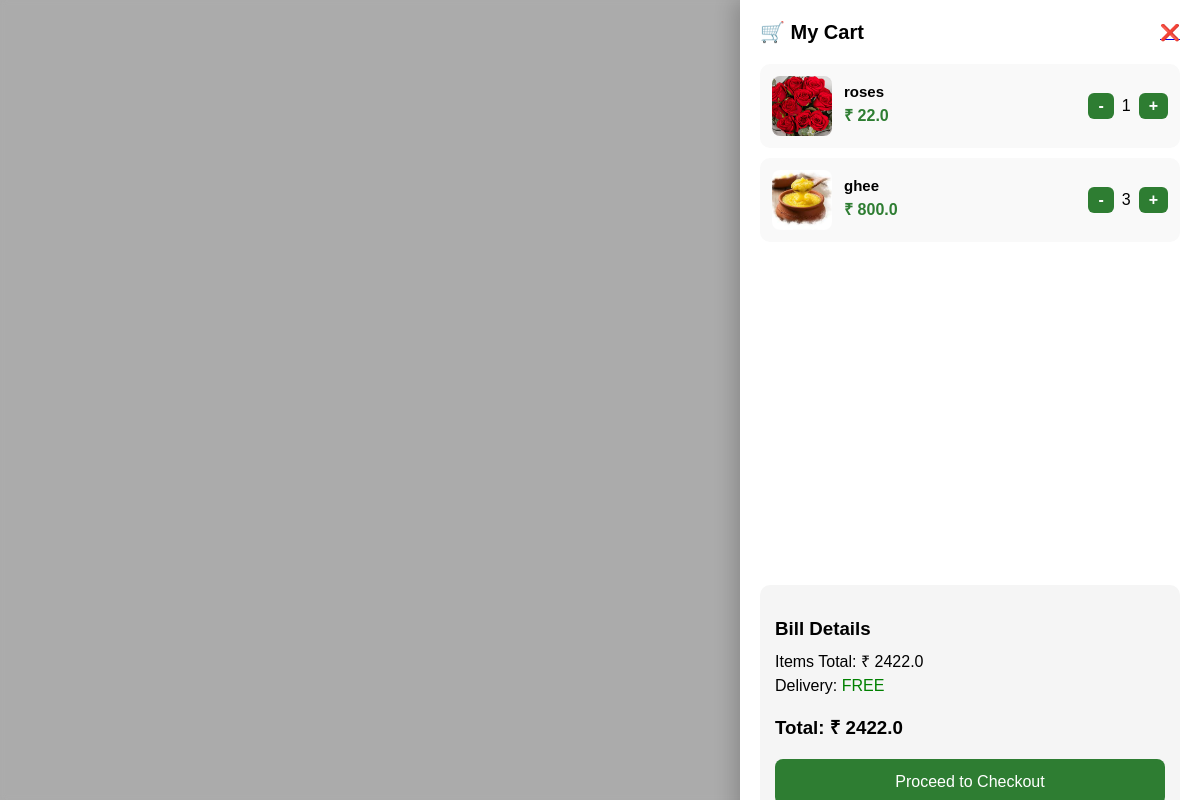
/cart (signed in), run on the app's committed database.
### models.py (models this page shows)
class Cart(db.Model):
    id = db.Column(db.Integer, primary_key=True)
    user_id = db.Column(db.Integer)
    product_id = db.Column(db.Integer)
    quantity = db.Column(db.Integer)

class Product(db.Model):
    id = db.Column(db.Integer, primary_key=True)
    name = db.Column(db.String(100))
    price = db.Column(db.Float)
    description = db.Column(db.Text)
    category = db.Column(db.String(100))
    image = db.Column(db.String(200))   # NEW COLUMN
    farmer_id = db.Column(db.Integer, db.ForeignKey('user.id'))

### app.py (the view)
@app.route("/cart")
@login_required
def cart():
    items = db.session.query(Cart, Product)\
        .join(Product, Cart.product_id == Product.id)\
        .filter(Cart.user_id == current_user.id).all()
    total = sum(item.Cart.quantity * item.Product.price for item in items)
    delivery_charge = 0 if total >= 800 else 50
    grand_total = total + delivery_charge
    return render_template(
        "cart.html",
        items=items,
        total=total,
        delivery_charge=delivery_charge,
        grand_total=grand_total
    )

### app.py (called while the page is built)
@login_manager.user_loader
def load_user(user_id):
    return User.query.get(int(user_id))

### templates/cart.html (shortened to what this page needs)
{% extends "base.html" %}
{% block content %}
<div class="cart-overlay"></div>
<div class="cart-container">
    <div class="cart-header">
        <h2>🛒 My Cart</h2>
        <a href="/marketplace">❌</a>
    </div>
    <div class="cart-items">
        {% for item, product in items %}
        <div class="cart-item">
            {% if product.image %}
            <img src="{{ url_for('static', filename='product_images/' + product.image) }}" class="cart-img">
            {% else %}
            <img src="{{ url_for('static', filename='images/fruits.jpg') }}" class="cart-img">
            {% endif %}
            <div class="cart-info">
                <h4>{{ product.name }}</h4>
                <p>₹ {{ product.price }}</p>
            </div>
            <div class="cart-controls">
                <a href="/decrease_cart/{{ product.id }}" class="qty-btn">-</a>
                <span>{{ item.quantity }}</span>
                <a href="/add_to_cart/{{ product.id }}" class="qty-btn">+</a>
            </div>
        </div>
        {% endfor %}
    </div>
    <div class="cart-summary">
        <h3>Bill Details</h3>
        <p>Items Total: ₹ {{ total }}</p>
        {% if delivery_charge == 0 %}
            <p>Delivery: <span style="color:green;">FREE</span></p>
        {% else %}
            <p>Delivery: ₹ {{ delivery_charge }}</p>
        {% endif %}
        <h3>Total: ₹ {{ grand_total }}</h3>
        <button onclick="window.location.href='/checkout'" class="checkout-btn">
            Proceed to Checkout
        </button>
    </div>
</div>
{% endblock %}

### static/css/style.css (style rules this page uses)
body { margin:0; font-family:Arial; background:#f5f5f5; }

### static/css/cart.css (style rules this page uses)
.cart-overlay { position: fixed; top: 0; left: 0; width: 100%; height: 100%; background: rgba(0, 0, 0, 0.3); backdrop-filter: blur(3px); z-index: 999; }
.cart-container { position: fixed; right: 0; top: 0; height: 100vh; width: 420px; background: #ffffff; padding: 20px; box-shadow: -5px 0 20px rgba(0,0,0,0.2); z-index: 1000; overflow-y: auto; display: flex; flex-direction: column; transform: translateX(100%); animation: slideIn 0.3s forwards; }
.cart-header { display: flex; justify-content: space-between; align-items: center; margin-bottom: 20px; }
.cart-header h2 { margin: 0; font-size: 20px; }
.cart-items { flex: 1; }
.cart-item { display: flex; align-items: center; gap: 12px; padding: 12px; border-radius: 10px; margin-bottom: 10px; background: #f9f9f9; }
.cart-img { width: 60px; height: 60px; object-fit: cover; border-radius: 8px; }
.cart-info { flex: 1; }
.cart-info h4 { margin: 0; font-size: 15px; }
.cart-info p { margin: 4px 0; color: #2e7d32; font-weight: bold; }
.cart-controls { display: flex; align-items: center; gap: 8px; }
.qty-btn { background: #2e7d32; color: white; padding: 4px 10px; border-radius: 6px; text-decoration: none; font-weight: bold; }
.cart-summary { margin-top: 20px; padding: 15px; border-radius: 10px; background: #f5f5f5; }
.cart-summary h3 { margin-bottom: 10px; }
.cart-summary p { margin: 5px 0; }
.checkout-btn { width: 100%; padding: 14px; background: #2e7d32; color: white; border: none; border-radius: 8px; font-size: 16px; cursor: pointer; margin-top: 10px; }

### data on the page
Cart: image (picture), name "roses", price "22.0", quantity "1"
Cart: image (picture), name "ghee", price "800.0", quantity "3"

### other printed values
{{ total }} "2422.0"
{{ grand_total }} "2422.0"
